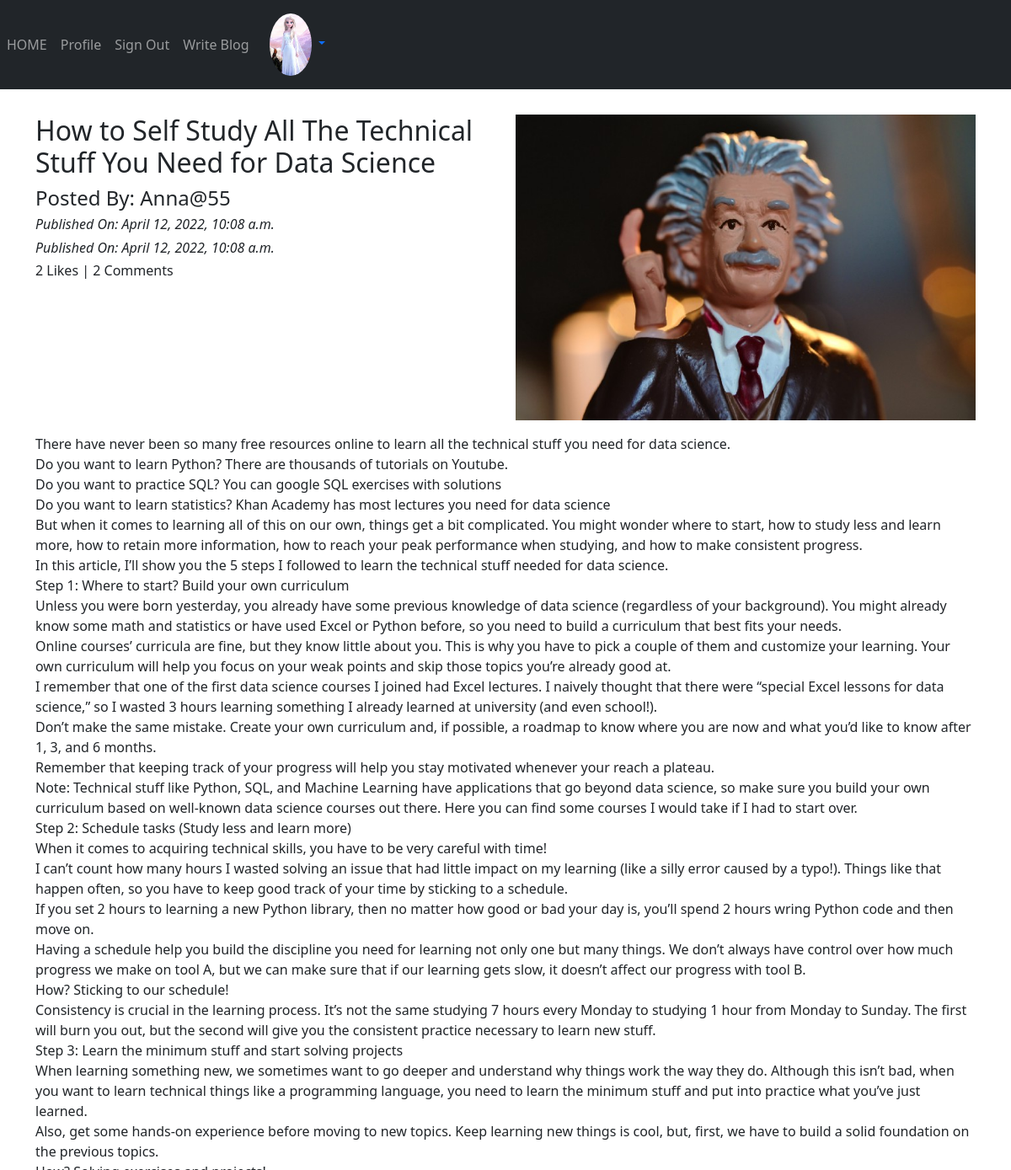
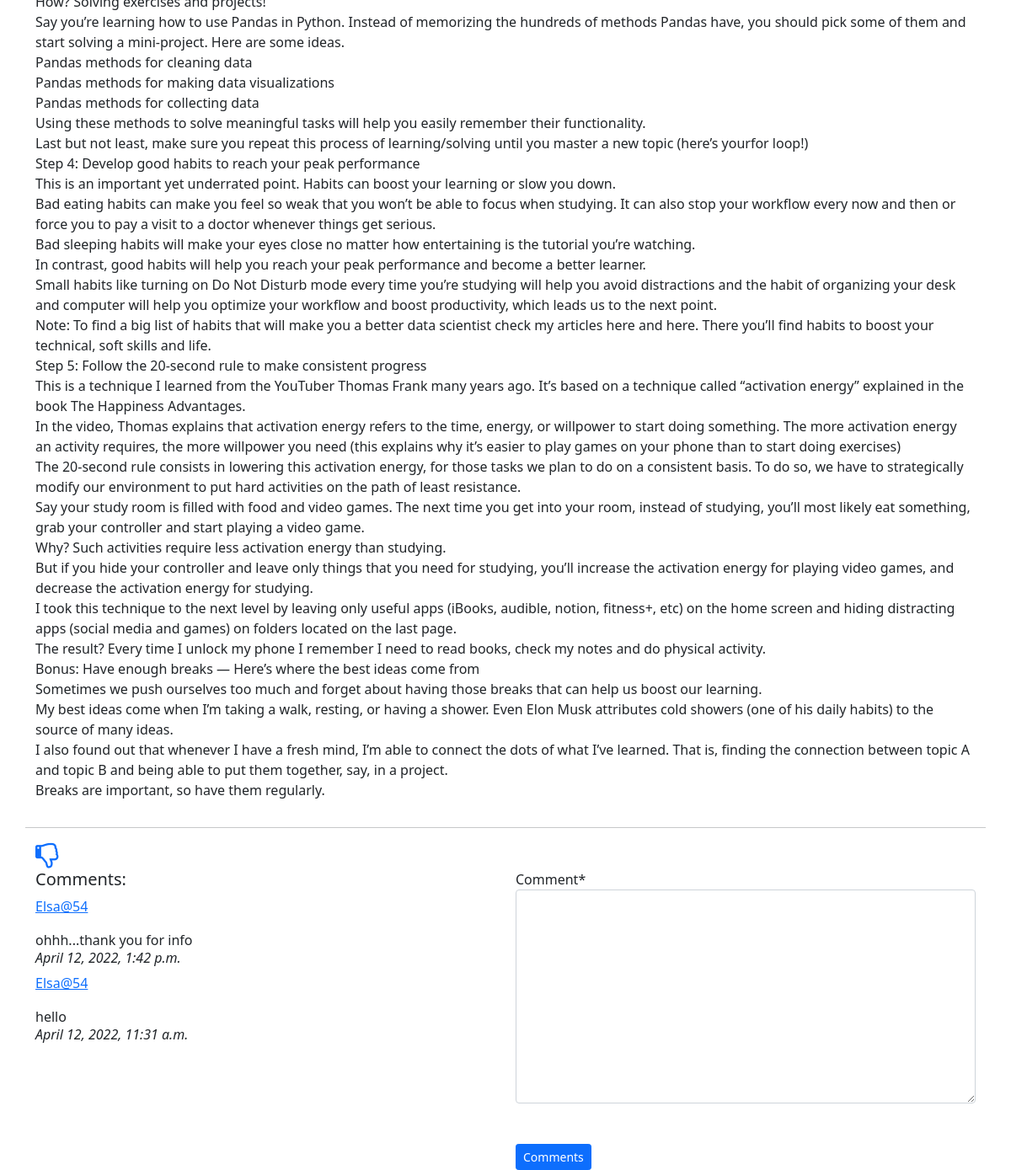
The page /blog/details/How-to-Self-Study-All-The-Technical-Stuff-You-Need-for-Data-Science-a8089db0-d916-454c-b0eb-7cfe6afbd765 (signed in) on the database its author committed (2 pictures, top to bottom).
### App_Login/models.py (models this page shows)
class UserProfile(models.Model):
    user = models.OneToOneField(User, related_name="user_profile", on_delete=models.CASCADE)
    profile_pic = models.ImageField(upload_to='profile_pics/')

### App_Blog/models.py (models this page shows, shortened)
class Blog(models.Model):
    author = models.ForeignKey(User, on_delete=models.CASCADE, related_name='post_author')
    blog_title = models.CharField(max_length= 264, verbose_name='Put a Title')
    slug = models.SlugField(max_length= 264, unique=True)
    blog_content = models.TextField(verbose_name='What is on your mind??')
    blog_image = models.ImageField(verbose_name='Blog Image', upload_to='blog_image')
    publish_date = models.DateTimeField(auto_now_add=True)
    update_date= models.DateTimeField(auto_now=True)
    objects = models.Manager()

class Comment(models.Model):
    blog = models.ForeignKey(Blog, on_delete=models.CASCADE, related_name='blog_comment')
    user = models.ForeignKey(User, on_delete=models.CASCADE, related_name='user_comment')
    comment = models.TextField()
    comment_date = models.DateTimeField(auto_now_add=True)
    objects = models.Manager()
    class Meta:
        ordering = ['-comment_date']

### App_Blog/views.py (the view, shortened to what this page needs)
# urls.py: path('details/<slug:slug>', views.blog_details, name='blog_details'),
def blog_details(request, slug):
    blog = Blog.objects.get(slug=slug)
    comment_form = CommentForm()
    already_liked = Likes.objects.filter(blog=blog, user=request.user)
    if already_liked:
        liked = True
    else:
        liked = False
    return render(request, 'App_Blog/blog_details.html', context = { 'blog': blog, 'comment_form':comment_form, 'liked':liked })

### App_Blog/forms.py
class CommentForm(forms.ModelForm):
    class Meta:
        model = Comment
        fields = ('comment', )

### templates/App_Blog/blog_details.html (shortened to what this page needs)
{% extends 'base.html' %}
{% load crispy_forms_tags %}
{% block body_block %}
    <div class="row">
        <div class="col-sm-6">
            <h2>{{ blog.blog_title }}</h2>
            <h4>Posted By: {{ blog.author }}</h4>
            <h6><i>Published On: {{ blog.publish_date }}</i></h6>
            <h6><i>Published On: {{ blog.update_date }}</i></h6>
            <h6>{{ blog.liked_blog.count }} Likes | {{ blog.blog_comment.count }} Comments</h6>
        </div>
        <div class="col-sm-6">
            <img src="/media/{{ blog.blog_image }}" width="100%">
        </div>
        <p>{{ blog.blog_content|linebreaks }}</p>
        <hr>
        {% if not liked %}
        <a href="{% url 'App_Blog:liked_post' pk=blog.pk %}"><i class="fa fa-thumbs-o-up fa-2x"></i></a>
        {% else %}
        <a href="{% url 'App_Blog:unliked_post' pk=blog.pk %}"><i class="fa fa-thumbs-o-down fa-2x"></i></a>
        {% endif %}
    </div>
    <div class="row">
        <div class="col-sm-6">
            <h5>Comments:</h5>
            {% for comment in blog.blog_comment.all %}
            <p>
            <a href="#">{{comment.user}}</a>
            </p>
            {{ comment.comment }}
            <br>
            <h6><i>{{ comment.comment_date }}</i></h6>
            {% endfor %}
        </div>
        <div class="col-sm-6">
            <form method="post" enctype="multipart/form-data">
                {{ comment_form | crispy }}
                <br><br>
                <button type="submit" class="btn btn-primary btn-sm">Comments</button>
            </form>
        </div>
    </div>
{% endblock %}

### templates/base.html (shortened to what this page needs)
<!doctype html>
<html lang="en">
  <head>
    <link href="https://cdn.jsdelivr.net/npm/bootstrap@5.1.3/dist/css/bootstrap.min.css" rel="stylesheet">
    <link href="https://maxcdn.bootstrapcdn.com/font-awesome/4.7.0/css/font-awesome.min.css" rel="stylesheet">
  </head>
  <body>
    <nav class="navbar navbar-expand-sm bg-dark navbar-dark">
        <ul class="navbar-nav">
                <li class="nav-item active">
                    <a class="nav-link" href="{%url 'index' %}">HOME</a>
                </li>
            {% if user.is_authenticated %}
                <li class="nav-item active">
                    <a class="nav-link" href="{% url 'App_Login:profile' %}">Profile</a>
                </li>
                <li class="nav-item active">
                    <a class="nav-link" href="{% url 'App_Login:logout' %}">Sign Out</a>
                </li>
                <li class="nav-item active">
                    <a class="nav-link" href="{% url 'App_Blog:create_blog' %}">Write Blog</a>
                </li>
            {% endif %}
        </ul>
        {% if user.is_authenticated %}
         <div class="nav-item navbar-right dropdown" >
            <a class="nav-link dropdown-toggle" href="#" id="navbardrop" data-bs-toggle="dropdown">
                <img src="/media/{{ user.user_profile.profile_pic}}" class="rounded-circle" width="50px">
            </a>
        </div>
        {% endif %}
    </nav>
    <div class="container" style="padding-top:30px">
        {% block body_block %}
        {% endblock %}
    </div>
  </body>
</html>

### rows shown on the page
Blog: blog_title "How to Self Study All The Technical Stuff You Need for Data Science", author "Anna@55", publish_date "April 12, 2022, 10:08 a.m.", update_date "April 12, 2022, 10:08 a.m.", liked_blog.count "2", blog_comment.count "2", blog_image (picture), blog_content "There have never been so many free resources online to learn all the technical stuff you need for data science. Do you want to learn Python? There are thousands of tutorials on Youtube. Do you want to practice SQL? You can google SQL exercises with solutions Do you want to learn statistics? Khan Academy has most lectures you need for data science But when it comes to learning all of this on our own, things get a bit complicated. You might wonder where to start, how to study less and learn more, how to retain more information, how to reach your peak performance when studying, and how to make consistent progress. In this article, I’ll show you the 5 steps I followed to learn the technical…"
Comment: user "Elsa@54", comment "ohhh...thank you for info", comment_date "April 12, 2022, 1:42 p.m."
Comment: user "Elsa@54", comment "hello", comment_date "April 12, 2022, 11:31 a.m."
